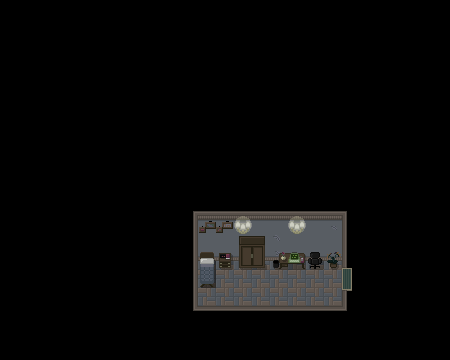

Below is a game level as drawn by its tile map, then a one-line description and the .tmx that defines it (tile-layer data replaced by summaries):
An orthogonal 25x20 tile map with 18x18 px tiles, 3 tile layers (Livello tile 1, Furniture, Foreground), 3 tilesets and 5 objects.

<map version="1.10" tiledversion="1.11.0" orientation="orthogonal" renderorder="right-down" width="25" height="20" tilewidth="18" tileheight="18" infinite="0" nextlayerid="5" nextobjectid="8">
 <tileset firstgid="1" source="../../TILEMAPS/Tilemap1/Tilemap1.tsx" />
 <tileset firstgid="154" source="../../TILEMAPS/Tilemap 3/Tilemap3.tsx" />
 <tileset firstgid="307" source="../../TILEMAPS/Furniture/Furniture.tsx" />
 <layer id="1" name="Livello tile 1" width="25" height="20">
  <data>[500 cells, 500 non-empty, 20 distinct tile ids]</data>
 </layer>
 <layer id="2" name="Furniture" width="25" height="20">
  <data>[500 cells, 13 non-empty, 13 distinct tile ids]</data>
 </layer>
 <objectgroup id="4" name="Collisioni" visible="0">
  <object id="1" x="180" y="198" width="180" height="72" />
  <object id="2" x="180" y="270" width="18" height="54" />
  <object id="4" x="198" y="306" width="144" height="18" />
  <object id="5" x="342" y="270" width="18" height="54" />
  <object id="6" x="198" y="270" width="18" height="18" />
 </objectgroup>
 <layer id="3" name="Foreground" width="25" height="20">
  <data>[500 cells, 5 non-empty, 5 distinct tile ids]</data>
 </layer>
</map>
